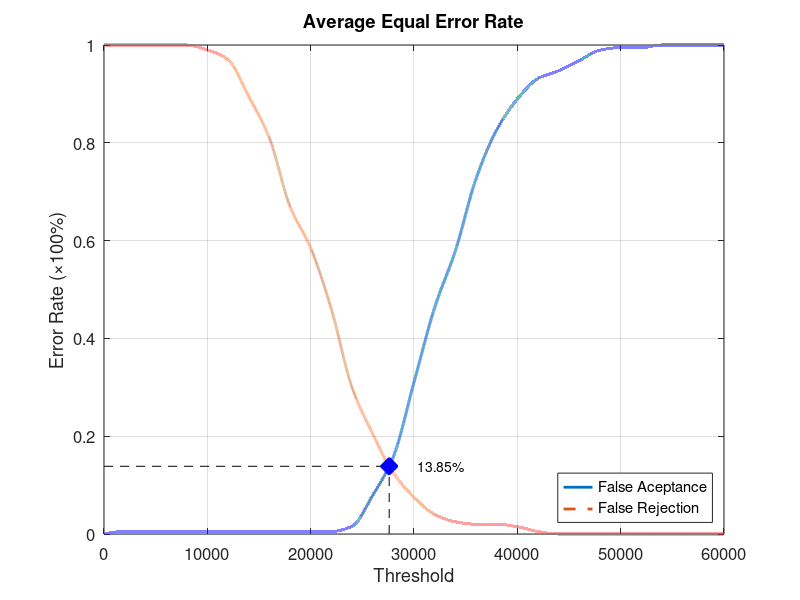
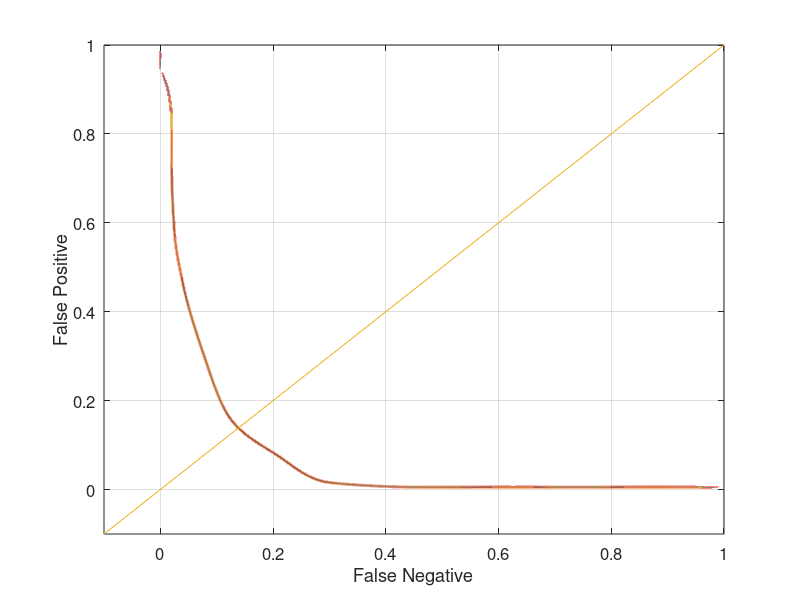

These figures' MATLAB source, in order:
function yEER = Database1_4
close all;
clear;
clc;
x = 0:2000:60000;
xq = 0:0.5:60000;

y0 = [0 0.00526316 0.00526316 0.00526316 0.00526316 0.00526316 0.00526316 0.00526316 0.00526316 0.00526316 0.00526316 0.00526316 0.0157895 0.0789474 0.157895 0.310526 0.463158 0.578947 0.726316 0.826316 0.889474 0.931579 0.947368 0.968421 0.989474 0.994737 0.994737 1 1 1 1];
yy0 = interp1(x, y0, xq, 'pchip');
y1 = [1 1 1 1 1 0.99 0.97 0.895 0.81 0.67 0.585 0.46 0.3 0.205 0.125 0.075 0.04 0.025 0.02 0.02 0.015 0.005 0 0 0 0 0 0 0 0 0];
yy1 = interp1(x, y1, xq, 'pchip');

% Calculating EER: 
y2 = abs(y0 - y1);
find(y2 == min(y2))
yy2 = abs(yy0 - yy1);
xEER = find(yy2 == min(yy2));
xEERIndex = xq(xEER) % X-axis EER
yEER = yy0(xEER) % Y-axis EER

main = figure
plot(xq, yy0,'-','LineWidth', 2);	hold on
plot(xq, yy1,'--','LineWidth', 2);	hold on
plot([xEERIndex xEERIndex], [0 yEER], 'k--');	hold on
plot([0 xEERIndex], [yEER yEER], 'k--');	hold on
plot(xEERIndex, yEER, 'bx', 'LineWidth', 10);	hold on
text(xEERIndex + 10 * xEERIndex / 100, yEER, [num2str(round((10000 * yEER)) / 100) '%'])
legend('False Aceptance', 'False Rejection', 'Location', 'SouthEast')
xlabel('Threshold')
ylabel('Error Rate (\times100%)')
title('Average Equal Error Rate')
set(gca, 'FontSize', 12)
axis([0 60000 0 1])
grid on

print(main, 'Database1_4Main', '-dpng');
FNRxFPR = figure('Color', [1 1 1]);
plot(yy1, yy0, '-', yy1, yy0, 'LineWidth', 2);
hold on
y = -0.1:0.1:1
plot(y, y); 
set(gca, 'FontSize', 12)
xlabel('False Negative')
ylabel('False Positive')
axis([-0.1 1 -0.1 1])
set(gca, 'FontSize', 12)
grid on

print(FNRxFPR, 'Database1_4FNRxFPR','-dpng');
end
